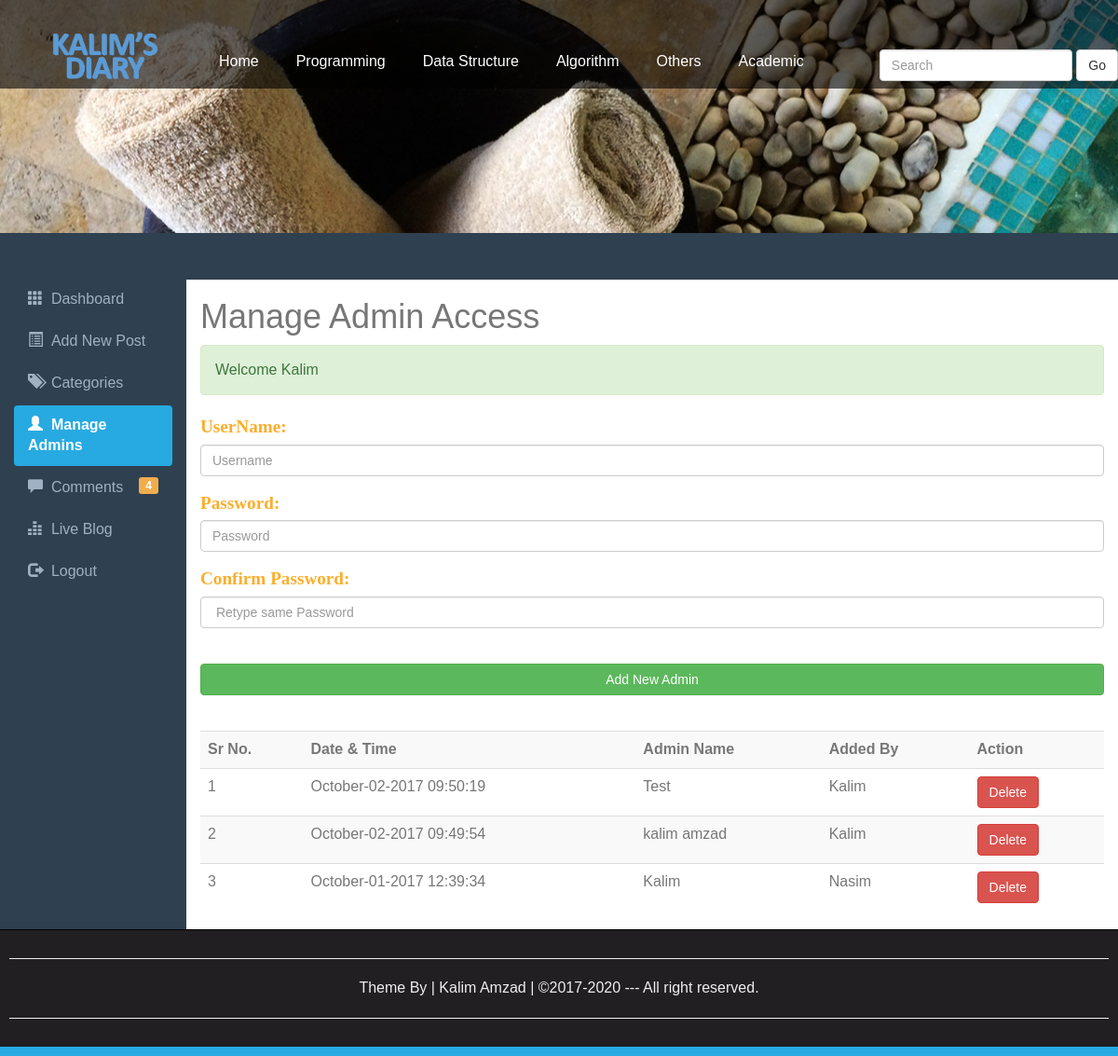
Screenshot of /Admins.php (signed in) with the database file from the repository.
### tables this page shows
CREATE TABLE IF NOT EXISTS `registration` (
`id` int(10) NOT NULL,
  `datetime` varchar(50) NOT NULL,
  `username` varchar(100) NOT NULL,
  `password` varchar(100) NOT NULL,
  `addedby` varchar(100) NOT NULL
);

### Admins.php (the view, shortened to what this page needs)
<?php require_once("Include/Sessions.php"); ?>
<!DOCTYPE>
<html>
	<head>
                <link rel="stylesheet" href="css/bootstrap.min.css">
                <link rel="stylesheet" type="text/css" href="css/menu.css">
		<link rel="stylesheet" href="css/adminstyles.css">
	</head>
	<body>
		<header>
			<a class="logo" href="Blog.php"><span>My Diary</span></a>
			<nav >
					<ul>
						<li class="active"><a href="Blog.php">Home</a></li>
						<li><a href="#"" aria-haspopup="true">Programming</a>
						</li>
						<li><a href="#" aria-haspopup="true">Data Structure</a>
						</li>
						<li><a href="#"" aria-haspopup="true">Algorithm</a>
						</li>
						<li><a href="#"" aria-haspopup="true">Others</a>
						</li>
						<li><a href="#"" aria-haspopup="true">Academic</a>
						</li>
						<form action="Blog.php" class="navbar-form navbar-right">
						<div class="form-group">
							<input type="text" class="form-control" placeholder="Search" name="Search" >
						</div>
		         		<button class="btn btn-default" name="SearchButton">Go</button>
					</form>
					</ul>
			</nav>
		</header>
<div class="container-fluid">
<div class="row">
	<div class="col-sm-2">
	<ul id="Side_Menu" class="nav nav-pills nav-stacked">
	<li >
	<a href="Dashboard.php">
	<span class="glyphicon glyphicon-th"></span>
	&nbsp;Dashboard</a></li>
	<li><a href="AddNewPost.php">
	<span class="glyphicon glyphicon-list-alt"></span>
	&nbsp;Add New Post</a></li>
	<li><a href="Catagories.php">
	<span class="glyphicon glyphicon-tags"></span>
	&nbsp;Categories</a></li>
	<li class="active"><a href="Admins.php">
	<span class="glyphicon glyphicon-user"></span>
	&nbsp;Manage Admins</a></li>
	<li><a href="Comments.php">
	<span class="glyphicon glyphicon-comment"></span>
	&nbsp;Comments
<?php
$QueryTotal="SELECT COUNT(*) FROM comments WHERE status='OFF'";
$ExecuteTotal=mysql_query($QueryTotal);
$RowsTotal=mysql_fetch_array($ExecuteTotal);
$Total=array_shift($RowsTotal);
if($Total>0){
?>
<span class="label pull-right label-warning">
<?php echo $Total;?>
</span>
<?php } ?>
	</a>
	</li>
	<li><a href="Blog.php?Page=1" target="_Blank">
	<span class="glyphicon glyphicon-equalizer"></span>
	&nbsp;Live Blog</a></li>
	<li><a href="Logout.php">
	<span class="glyphicon glyphicon-log-out"></span>
	&nbsp;Logout</a></li>
	</ul>
	</div>
	<div class="col-sm-10">
	<h1>Manage Admin Access</h1>
	<?php echo Message();
	      echo SuccessMessage();
	?>
<div>
<form action="Admins.php" method="post">
	<fieldset>
	<div class="form-group">
	<label for="Username"><span class="FieldInfo">UserName:</span></label>
	<input class="form-control" type="text" name="Username" id="Username" placeholder="Username">
	</div>
	<div class="form-group">
	<label for="Password"><span class="FieldInfo">Password:</span></label>
	<input class="form-control" type="Password" name="Password" id="Password" placeholder="Password">
	</div>
	<div class="form-group">
	<label for="ConfirmPassword"><span class="FieldInfo">Confirm Password:</span></label>
	<input class="form-control" type="Password" name="ConfirmPassword" id="ConfirmPassword" placeholder=" Retype same Password">
	</div>
	<br>
<input class="btn btn-success btn-block" type="Submit" name="Submit" value="Add New Admin">
	</fieldset>
	<br>
</form>
</div>
<div class="table-responsive">
	<table class="table table-striped table-hover">
	<tr>
		<th>Sr No.</th>
		<th>Date & Time</th>
		<th>Admin Name</th>
		<th>Added By</th>
		<th>Action</th>
	</tr>
<?php
$ViewQuery="SELECT * FROM registration ORDER BY id desc";
$Execute=mysql_query($ViewQuery);
$SrNo=0;
while($DataRows=mysql_fetch_array($Execute)){
	$Id=$DataRows["id"];
	$DateTime=$DataRows["datetime"];
	$Username=$DataRows["username"];
	$Admin=$DataRows["addedby"];
	$SrNo++;
?>
<tr>
	<td><?php echo $SrNo; ?></td>
	<td><?php echo $DateTime; ?></td>
	<td><?php echo $Username; ?></td>
	<td><?php echo $Admin; ?></td>
	<td><a href="DeleteAdmin.php?id=<?php echo $Id;?>">
	<span class="btn btn-danger">Delete</span></a></td>
</tr>
	<?php } ?>
	</table>
</div>
	</div>
</div>
</div>
<div id="Footer">
		<hr>
		<p>Theme By | Kalim Amzad | &copy;2017-2020 --- All right reserved.
		</p>
		<hr>
	</div>
<div style="height: 10px; background: #27AAE1;"></div>
	</body>
</html>

### css/menu.css (style rules this page uses)
body { color: #777; font-size: 16px; font-family: sans-serif; margin: 0; padding: 0; }
a { color: #00a2ff; text-decoration: none; }
header { height: 250px; background: #eee url(banner.jpg) no-repeat center; background-size: cover; margin-bottom: 50px; position: relative; }
header a.logo { position: absolute; display: block; width: 350px; height: 100px; background: url(logo_1.png) no-repeat 0 0; background-size: contain; z-index: 1; top: 15px; left: 20px; }
nav { background-color: rgba(0,0,0,.6); position: relative; padding: 45px 0px 0px 180px; }
nav ul { list-style: none; margin:0; padding: 0; text-decoration: none; }
nav ul::after { content: ''; display: block; clear: both; text-decoration: none; }
nav ul li a { display: inline-block; color: #fff; padding: 10px 20px; text-decoration: none; width: 125px; text-decoration: none; }
nav > ul { padding-left: 35px; }
nav > ul > li { float: left; }
nav > ul> li > a { padding: 10px 20px 15px 20px; width: auto; text-decoration: none; }

### css/adminstyles.css (style rules this page uses)
body { background-color: #2f4050; }
.col-sm-10 { background-color: #ffffff; }
#Side_Menu a { color: #9fb1c2; }
#Side_Menu .active a { color: #ffffff; background-color: #27AAE1; font-weight: bold; }
#Footer { padding:10px; border-top: 1px solid black; color:#eeeeee; background-color: #211f22; text-align: center; }
.FieldInfo { color: rgb(251, 174, 44); font-family: Bitter,Georgia,"Times New Roman",Times,serif; font-size: 1.2em; }

### Admins.php (style rules this page uses)
.FieldInfo { color: rgb(251, 174, 44); font-family: Bitter,Georgia,"Times New Roman",Times,serif; font-size: 1.2em; }

### rows the page displays
registration: datetime "October-02-2017 09:50:19", username "Test", addedby "Kalim"
registration: datetime "October-02-2017 09:49:54", username "kalim amzad", addedby "Kalim"
registration: datetime "October-01-2017 12:39:34", username "Kalim", addedby "Nasim"

### other values shown
$Total "4"
SuccessMessage() "Welcome Kalim"
